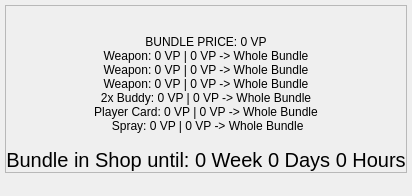
      <widget class="QWidget" name="BundleExample">
       <attribute name="title">
        <string notr="true">BUNDLE</string>
       </attribute>
       <layout class="QVBoxLayout" name="verticalLayout_10" stretch="0,0">
        <property name="spacing">
         <number>0</number>
        </property>
        <property name="leftMargin">
         <number>5</number>
        </property>
        <property name="topMargin">
         <number>5</number>
        </property>
        <property name="rightMargin">
         <number>5</number>
        </property>
        <property name="bottomMargin">
         <number>5</number>
        </property>
        <item>
         <widget class="QFrame" name="BundleMain">
          <property name="frameShape">
           <enum>QFrame::StyledPanel</enum>
          </property>
          <property name="frameShadow">
           <enum>QFrame::Raised</enum>
          </property>
          <layout class="QVBoxLayout" name="verticalLayout_11">
           <property name="spacing">
            <number>15</number>
           </property>
           <property name="leftMargin">
            <number>0</number>
           </property>
           <property name="topMargin">
            <number>0</number>
           </property>
           <property name="rightMargin">
            <number>0</number>
           </property>
           <property name="bottomMargin">
            <number>0</number>
           </property>
           <item>
            <widget class="QLabel" name="BundleBanner">
             <property name="minimumSize">
              <size>
               <width>1</width>
               <height>1</height>
              </size>
             </property>
             <property name="maximumSize">
              <size>
               <width>234234</width>
               <height>234234</height>
              </size>
             </property>
             <property name="font">
              <font>
               <kerning>true</kerning>
              </font>
             </property>
             <property name="autoFillBackground">
              <bool>false</bool>
             </property>
             <property name="text">
              <string notr="true"/>
             </property>
             <property name="pixmap">
              <pixmap>../Python/Valorant Tracking by NavisGames/ValorantTracking/Images/Example/ExampleBundle.png</pixmap>
             </property>
             <property name="scaledContents">
              <bool>true</bool>
             </property>
             <property name="alignment">
              <set>Qt::AlignCenter</set>
             </property>
             <property name="wordWrap">
              <bool>false</bool>
             </property>
            </widget>
           </item>
           <item>
            <widget class="QLabel" name="BundlePrices">
             <property name="text">
              <string notr="true">BUNDLE PRICE: 0 VP
Weapon: 0 VP | 0 VP -&gt; Whole Bundle
Weapon: 0 VP | 0 VP -&gt; Whole Bundle
Weapon: 0 VP | 0 VP -&gt; Whole Bundle
2x Buddy: 0 VP | 0 VP -&gt; Whole Bundle
Player Card: 0 VP | 0 VP -&gt; Whole Bundle
 Spray: 0 VP | 0 VP -&gt; Whole Bundle</string>
             </property>
             <property name="alignment">
              <set>Qt::AlignCenter</set>
             </property>
            </widget>
           </item>
           <item>
            <widget class="QLabel" name="BundleLast">
             <property name="font">
              <font>
               <pointsize>15</pointsize>
              </font>
             </property>
             <property name="text">
              <string notr="true">Bundle in Shop until: 0 Week 0 Days 0 Hours</string>
             </property>
             <property name="alignment">
              <set>Qt::AlignCenter</set>
             </property>
            </widget>
           </item>
          </layout>
         </widget>
        </item>
        <item>
         <widget class="QLabel" name="BundleError">
          <property name="font">
           <font>
            <pointsize>12</pointsize>
           </font>
          </property>
          <property name="text">
           <string notr="true"/>
          </property>
          <property name="wordWrap">
           <bool>true</bool>
          </property>
         </widget>
        </item>
       </layout>
      </widget>
